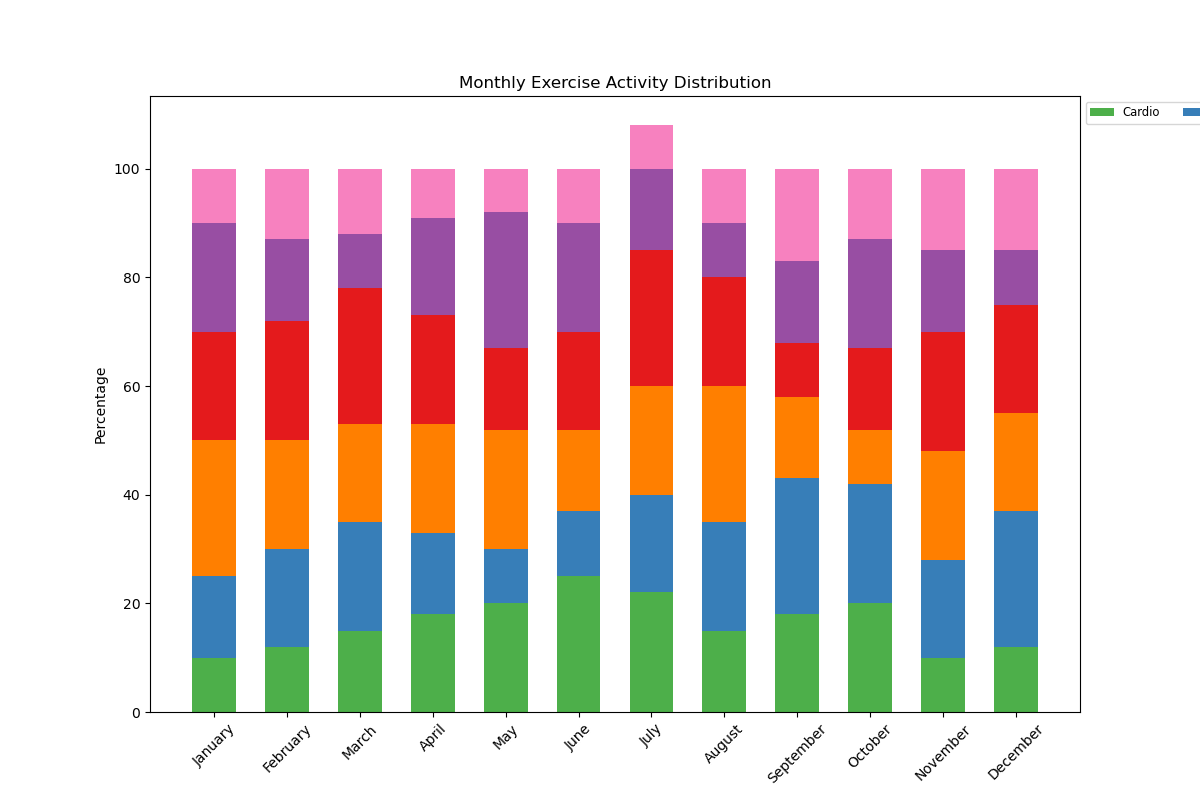

Write the Python code that produced this figure.

import matplotlib.pyplot as plt
import numpy as np

categories = ['January', 'February', 'March', 'April', 'May', 'June', 
              'July', 'August', 'September', 'October', 'November', 'December']
activities = ['Cardio', 'Yoga', 'Weightlifting', 'Running', 'Cycling', 'Swimming']

data = np.array([
    [10, 15, 25, 20, 20, 10],
    [12, 18, 20, 22, 15, 13],
    [15, 20, 18, 25, 10, 12],
    [18, 15, 20, 20, 18, 9],
    [20, 10, 22, 15, 25, 8],
    [25, 12, 15, 18, 20, 10],
    [22, 18, 20, 25, 15, 8],
    [15, 20, 25, 20, 10, 10],
    [18, 25, 15, 10, 15, 17],
    [20, 22, 10, 15, 20, 13],
    [10, 18, 20, 22, 15, 15],
    [12, 25, 18, 20, 10, 15]
])

data_cumsum = np.cumsum(data, axis=1)
activity_colors = ['#4daf4a', '#377eb8', '#ff7f00', '#e41a1c', '#984ea3', '#f781bf']

fig, ax = plt.subplots(figsize=(12, 8))

for i, color in enumerate(activity_colors):
    heights = data[:, i]
    starts = data_cumsum[:, i] - heights
    ax.bar(categories, heights, bottom=starts, width=0.6, label=activities[i], color=color)

ax.set_ylabel('Percentage')
ax.set_title('Monthly Exercise Activity Distribution')
ax.legend(ncol=len(activities), bbox_to_anchor=(1, 1), loc='upper left', fontsize='small')

plt.xticks(rotation=45)
plt.show()
